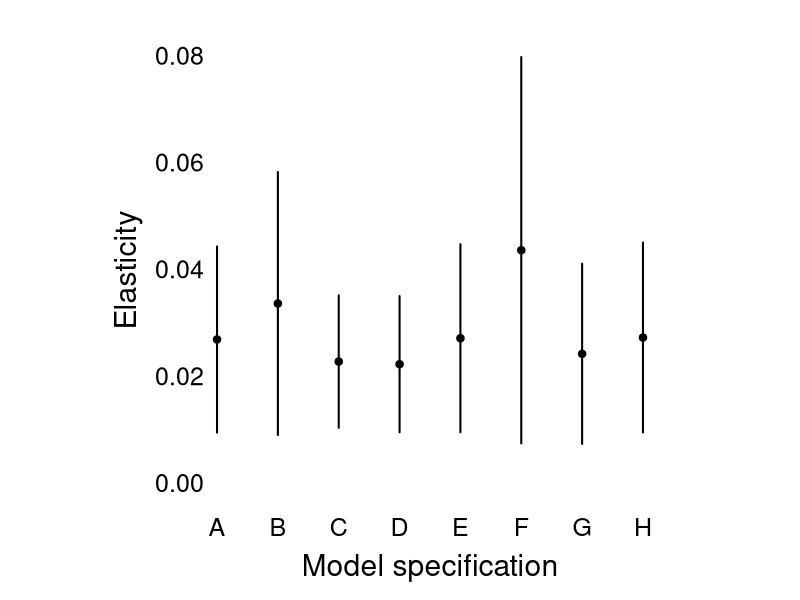

Reproduce this figure in R.
# last update 2019.11.21
# Estimates
beta<-c(0.00586, 0.00733, 0.00496, 0.00485, 0.00591, 0.00954, 0.00528,0.00594)
beta.se<-c(0.00194, 0.00274, 0.00138, 0.00142, 0.00196, 
           0.00404, 0.00188, 0.00198)

# Sample averages
evi.avg<-c(0.2181785, 0.2181785, 0.2181785, 0.2181785, 0.2181678, 
          0.2189525, 0.2184058, 0.2181785)
refugees.avg<-c(1682.348, 1682.348, 1682.348, 1682.348, 1682.46,
                1853.241, 1712.812, 1682.348)

# Calculate elasticity
elasticity<- (beta/evi.avg) * ((refugees.avg)/sqrt(refugees.avg^2+1)) 

elasticity.lwr<-((beta-1.96*beta.se)/evi.avg) * 
  ((refugees.avg)/sqrt(refugees.avg^2+1)) 

elasticity.upr<-((beta+1.96*beta.se)/evi.avg) *
  ((refugees.avg)/sqrt(refugees.avg^2+1)) 

# PLOT
par(mar=c(5,5,2,2), las=1, bty='n', pty='s', cex.lab=1.8, cex.axis=1.5)
plot(elasticity, ylim=c(0, max(elasticity.upr)), axes=F, 
     xlab='Model specification', ylab='Elasticity', pch=19)
segments(1:8, elasticity.lwr, 1:8, elasticity.upr, lwd=2)
axis(2, tick=F, line=-1.2)
axis(1, tick=F, at=c(1:8), label=LETTERS[1:8])

## FIN